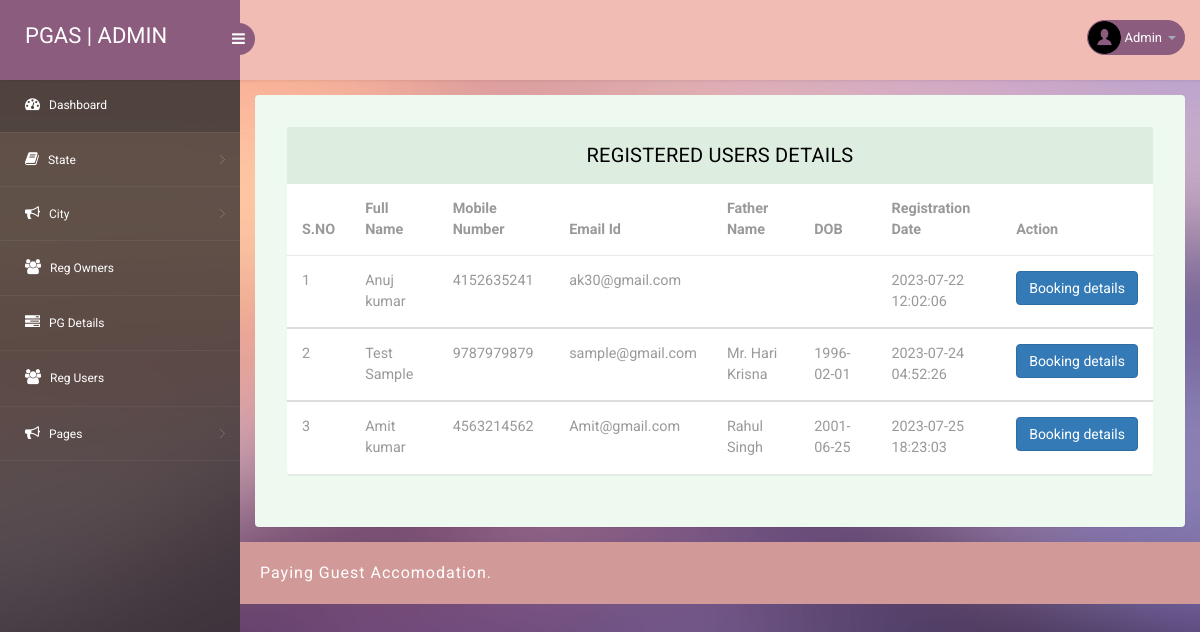
The app's page /admin/reg-users.php (signed in) with its own data.
### tables this page shows
CREATE TABLE `tbluser` (
  `ID` int(10) NOT NULL,
  `FullName` varchar(200) DEFAULT NULL,
  `Email` varchar(200) DEFAULT NULL,
  `MobileNumber` bigint(10) DEFAULT NULL,
  `FatherName` varchar(120) DEFAULT NULL,
  `dob` date DEFAULT NULL,
  `ComAddress` varchar(250) DEFAULT NULL,
  `EmergencyNumber` bigint(10) DEFAULT NULL,
  `Password` varchar(200) DEFAULT NULL,
  `RegDate` timestamp NOT NULL DEFAULT current_timestamp(),
  `LastUpdationDate` timestamp NULL DEFAULT NULL ON UPDATE current_timestamp()
);

### admin/reg-users.php (the view, shortened to what this page needs)
<?php
include('includes/dbconnection.php');
if (strlen($_SESSION['pgasaid']==0)) {
  header('location:logout.php');
  } else{
?>
<!DOCTYPE html>
<head>
<link rel="stylesheet" href="css/bootstrap.min.css" >
<link href="css/style.css" rel='stylesheet' type='text/css' />
<link href="css/style-responsive.css" rel="stylesheet"/>
<link rel="stylesheet" href="css/font.css" type="text/css"/>
<link href="css/font-awesome.css" rel="stylesheet">
</head>
<body>
<section id="container">
<?php include_once('includes/header.php');?>
<?php include_once('includes/sidebar.php');?>
<section id="main-content">
	<section class="wrapper">
		<div class="table-agile-info">
 <div class="panel panel-default">
    <div class="panel-heading">
    Registered Users Details
    </div>
    <div>
      <table class="table" ui-jq="footable" ui-options='{
        "paging": {
          "enabled": true
        },
        "filtering": {
          "enabled": true
        },
        "sorting": {
          "enabled": true
        }}'>
        <thead>
          <tr>
            <th data-breakpoints="xs">S.NO</th>
            <th>Full Name</th>
   <th>Mobile Number</th>
   <th>Email Id</th>
    <th>Father Name</th>
     <th>DOB</th>
            <th>Registration Date</th>
            <th data-breakpoints="xs">Action</th>
          </tr>
        </thead>
        <?php
$ret=mysqli_query($con,"select * from  tbluser");
$cnt=1;
while ($row=mysqli_fetch_array($ret)) {
?>
        <tbody>
          <tr data-expanded="true">
            <td><?php echo $cnt;?></td>
                  <td><?php  echo $row['FullName'];?></td>
                  <td><?php  echo $row['MobileNumber'];?></td>
                  <td><?php  echo $row['Email'];?></td>
                  <td><?php  echo $row['FatherName'];?></td>
                  <td><?php  echo $row['dob'];?></td>
                  <td><?php  echo $row['RegDate'];?></td>
                  <td>
                    <a href="user-bookings.php?uid=<?php echo $row['ID'];?>&&uname=<?php echo $row['FullName'];?>" class="btn btn-primary" target="blank">Booking details</a>
                </tr>
                <?php
$cnt=$cnt+1;
}?>
 </tbody>
            </table>
    </div>
  </div>
</div>
</section>
		 <?php include_once('includes/footer.php');?>
</section>
</section>
</body>
</html>
<?php }  ?>

### admin/includes/header.php (shortened to what this page needs)
<?php
include('includes/dbconnection.php');
?>
<header class="header fixed-top clearfix">
<div class="brand">
    <a href="dashboard.php" class="logo">
       PGAS | Admin
    </a>
    <div class="sidebar-toggle-box">
        <div class="fa fa-bars"></div>
    </div>
</div>
<div class="top-nav clearfix">
    <ul class="nav pull-right top-menu">
        <li class="dropdown">
            <a data-toggle="dropdown" class="dropdown-toggle" href="#">
                <?php
$adid=$_SESSION['pgasaid'];
$ret=mysqli_query($con,"select AdminName from tbladmin where ID='$adid'");
$row=mysqli_fetch_array($ret);
$name=$row['AdminName'];
?>
                <img alt="" src="images/2.png">
                <span class="username"><?php echo $name; ?></span>
                <b class="caret"></b>
            </a>
        </li>
    </ul>
</div>
</header>

### admin/css/style.css (style rules this page uses)
ul, ol { margin: 0; }
html, body { font-family: 'Roboto', sans-serif; font-size: 100%; overflow-x: hidden; background: url(../images/bg.jpg) no-repeat 0px 0px; background-size:cover; }
body a { transition: 0.5s all ease; -webkit-transition: 0.5s all ease; -moz-transition: 0.5s all ease; -o-transition: 0.5s all ease; -ms-transition: 0.5s all ease; text-decoration:none; }
ul,label { margin:0; padding:0; }
#main-content { margin-left:240px; -webkit-transition:all .3s ease-in-out; -moz-transition:all .3s ease-in-out; -o-transition:all .3s ease-in-out; transition:all .3s ease-in-out; }
.header { left:0; right:0; z-index:1002; background:rgb(240, 188, 180); -webkit-transition:all .3s ease-in-out; -moz-transition:all .3s ease-in-out; -o-transition:all .3s ease-in-out; transition:all .3s ease-in-out; }
.fixed-top { position:fixed; box-shadow:1px 0 3px rgba(0,0,0,.15); }
.wrapper { display:inline-block; margin-top:80px; padding:15px; width:100%; }
.brand { background:#8b5c7e; float:left; width:240px; height:80px; position:relative; }
a.logo { font-size:22px; color:#fff; float:left; margin:20px 0 0 25px; text-transform:uppercase; }
#top_menu .nav>li,ul.top-menu>li { float:left; }
ul.top-menu { margin-right:15px; margin-top: 0; }
ul.top-menu > li > a { color: #fff; font-size: 16px; background: #8b5c7e; padding: 4px 8px; margin-right: 15px; border-radius: 50%; -webkit-border-radius: 50%; padding-right: 8px !important; }
.top-nav { margin-top:20px; }
.top-nav img { border-radius:50%; -webkit-border-radius:50%; width:33px; }
.top-nav .username { font-size:13px; color:#fff; }
.top-nav ul.top-menu>li>a { border-radius: 100px; -webkit-border-radius: 100px; padding: 0px; background: none; margin-right: 0; border: 1px solid #8b5c7e; background: #8b5c7e; }
.top-nav ul.top-menu>li { margin-left:10px; }
.top-nav .nav .caret { border-bottom-color:#A4AABA; border-top-color:#A4AABA; }
.sidebar-toggle-box { float:left; margin-top:23px; margin-left:-15px; background:#8b5c7e; border-radius:50%; -webkit-border-radius:50%; width:32px; height:32px; position:absolute; right:-15px; }
.sidebar-toggle-box .fa-bars { cursor:pointer; display:inline-block; font-size:15px; padding:8px 8px 8px 9px; color:#fff; }
.panel-heading { position: relative; height: 57px; line-height: 57px; letter-spacing: 0.2px; color: #000; font-size: 18px; font-weight: 400; padding: 0 16px; background:#ddede0; border-top-right-radius: 2px; border-top-left-radius: 2px; text-transform: uppercase; text-align: center; }
.panel { border: none ! important; }
.table>thead>tr>th { border-bottom: 1px solid #e1ab91 ! important; }
.table>tbody>tr>td, .table>tbody>tr>th, .table>tfoot>tr>td, .table>tfoot>tr>th, .table>thead>tr>td, .table>thead>tr>th { border-bottom: 1px solid #e9e9e9 ! important; }
.table > thead > tr > th, .table > tbody > tr > th, .table > tfoot > tr > th, .table > thead > tr > td, .table > tbody > tr > td, .table > tfoot > tr > td { border-top: none !important; }
.table td, .table>tbody>tr>td, .table>tbody>tr>th, .table>tfoot>tr>td, .table>tfoot>tr>th, .table>thead>tr>td, .table>thead>tr>th { padding: 15px!important; }
.table > thead > tr > th, .table > tbody > tr > th, .table > tfoot > tr > th, .table > thead > tr > td, .table > tbody > tr > td, .table > tfoot > tr > td { font-size: 0.9em; color: #999; border-top: none !important; }
.table-agile-info { background: #eef9f0; padding: 2em; border-radius: 4px; -webkit-box-shadow: 0 1px 1px rgba(0,0,0,.05); box-shadow: 0 1px 1px rgba(0,0,0,.05); }
.panel-default>.panel-heading { color: #000000 ! important; background-color: #ddede0 ! important; border-color: #ddede0 ! important; font-size: 20px; }

### records on screen
tbluser: FullName "Anuj kumar", MobileNumber "4152635241", Email "ak30@gmail.com", RegDate "2023-07-22 12:02:06"
tbluser: FullName "Test Sample", MobileNumber "9787979879", Email "sample@gmail.com", FatherName "Mr. Hari Krisna", dob "1996-02-01", RegDate "2023-07-24 04:52:26"
tbluser: FullName "Amit kumar", MobileNumber "4563214562", Email "Amit@gmail.com", FatherName "Rahul Singh", dob "2001-06-25", RegDate "2023-07-25 18:23:03"

### other values on screen
$name "Admin"
